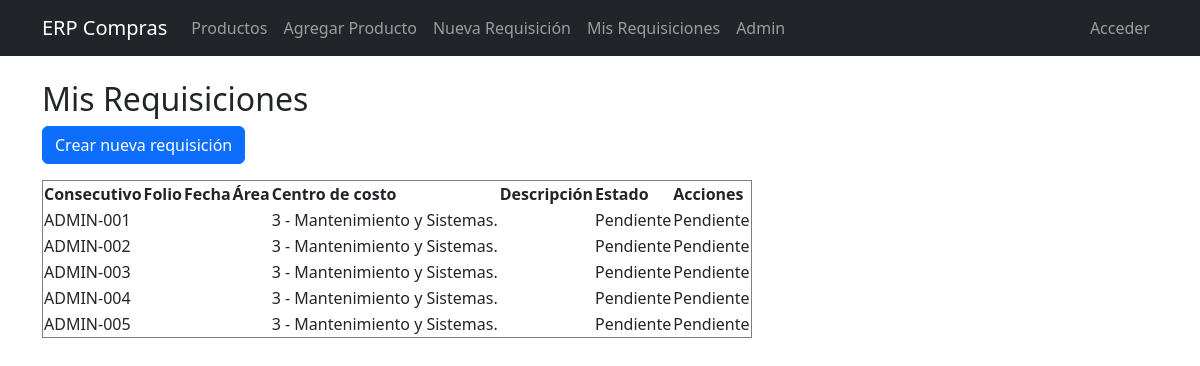
/requisiciones/mis/ (signed in), run on the app's committed database.
### compras/models.py (models this page shows, shortened)
class Requisicion(models.Model):
    ESTADOS = [
        ("PENDIENTE", "Pendiente"),
        ("APROBADA", "Aprobada"),
        ("RECHAZADA", "Rechazada"),
    ]
    usuario = models.ForeignKey(User, on_delete=models.CASCADE)
    fecha = models.DateField(auto_now_add=True)
    descripcion = models.CharField(max_length=200, blank=True)
    area = models.CharField(max_length=100)
    centro_costo = models.ForeignKey(CentroCosto, on_delete=models.CASCADE, null=True, blank=True)
    consecutivo = models.CharField(max_length=50, blank=True)
    estado = models.CharField(max_length=10, choices=ESTADOS, default="PENDIENTE")
    fecha_autorizacion = models.DateField(blank=True, null=True)

class CentroCosto(models.Model):
    nombre = models.CharField(max_length=100)
    def __str__(self):
        return self.nombre

### compras/views.py (the view)
# urls.py: path('requisiciones/mis/', views.mis_requisiciones, name='mis_requisiciones'),
@login_required
def mis_requisiciones(request):
    requisiciones = Requisicion.objects.filter(usuario=request.user).order_by('-fecha')
    return render(request, 'compras/mis_requisiciones.html', {'requisiciones': requisiciones})

### compras/templates/compras/mis_requisiciones.html (shortened to what this page needs)
{% extends "compras/base.html" %}
{% block content %}
<h2>Mis Requisiciones</h2>
<a href="{% url 'crear_requisicion' %}" class="btn btn-primary mb-3">Crear nueva requisición</a>
<table border="1">
    <tr>
        <th>Consecutivo</th>
        <th>Folio</th>
        <th>Fecha</th>
        <th>Área</th>
        <th>Centro de costo</th>
        <th>Descripción</th>
        <th>Estado</th>
        <th>Acciones</th>
    </tr>
    {% for req in requisiciones %}
    <tr>
        <td>{{ req.consecutivo }}</td>
        <td>{{ requisicion.id }}</td>
        <td>{{ requisicion.fecha }}</td>
        <td>{{ requisicion.area }}</td>
        <td>{{ req.centro_costo }}</td>
        <td>{{ requisicion.descripcion }}</td>
        <td>{{ req.get_estado_display}}</td>
        <td>
            {% if req.estado == "PENDIENTE" %}
                Pendiente
            {% elif req.estado == "APROBADA" %}
                Aprobada
            {% elif req.estado == "RECHAZADA" %}
                Rechazada
            <a href="{% url 'detalle_requisicion' req.id %}">Ver</a>
            {% else %}
                —
            {% endif %}
        </td>
    </tr>
    {% empty %}
    <tr>
        <td colspan="5">Aún no tienes requisiciones registradas.</td>
    </tr>
    {% endfor %}
</table>
{% endblock %}

### data on the page
Requisicion: consecutivo "ADMIN-001", centro_costo "3 - Mantenimiento y Sistemas.", estado "Pendiente"
Requisicion: consecutivo "ADMIN-002", centro_costo "3 - Mantenimiento y Sistemas.", estado "Pendiente"
Requisicion: consecutivo "ADMIN-003", centro_costo "3 - Mantenimiento y Sistemas.", estado "Pendiente"
Requisicion: consecutivo "ADMIN-004", centro_costo "3 - Mantenimiento y Sistemas.", estado "Pendiente"
Requisicion: consecutivo "ADMIN-005", centro_costo "3 - Mantenimiento y Sistemas.", estado "Pendiente"
